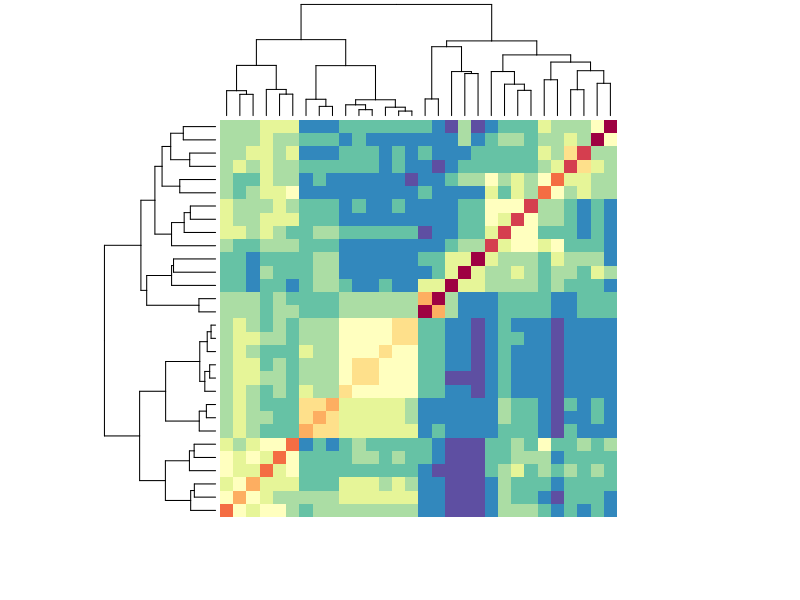
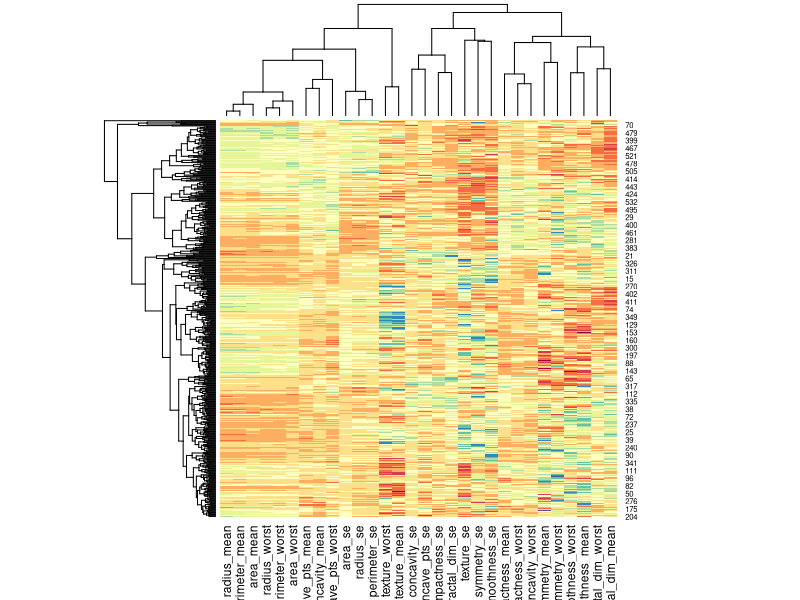
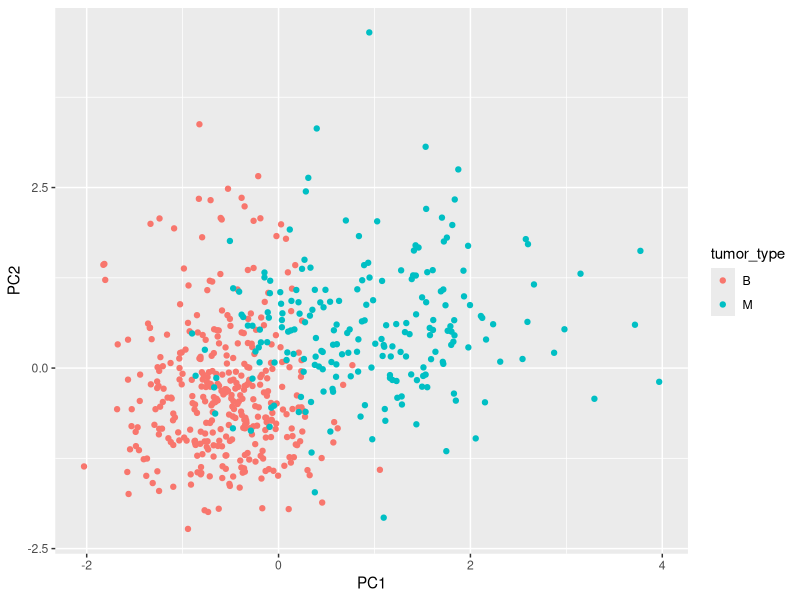
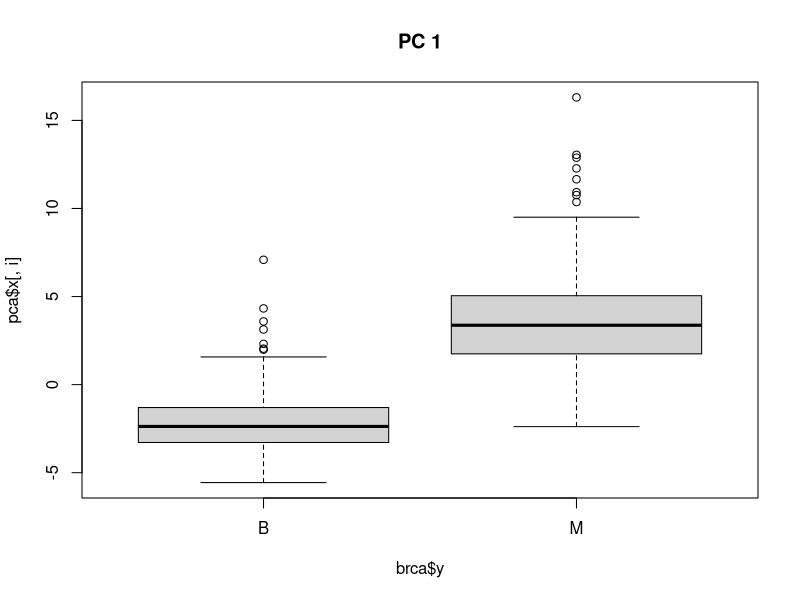
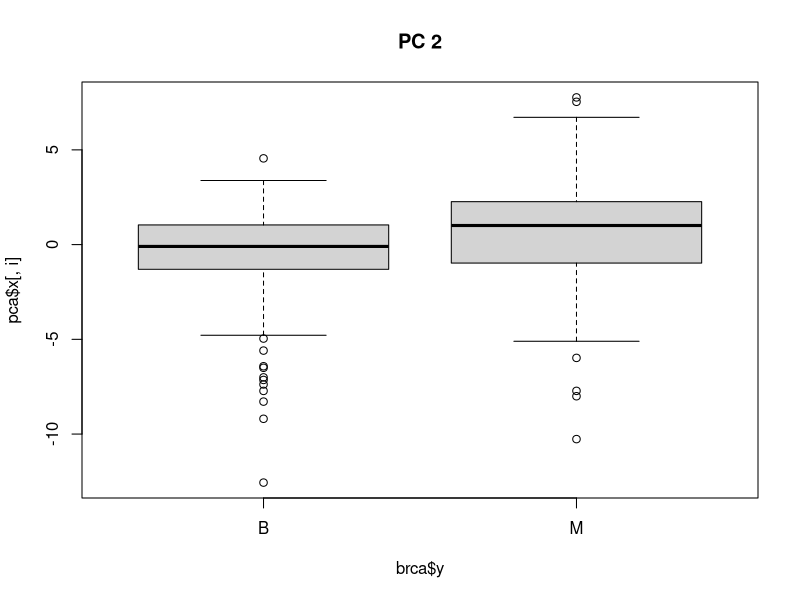
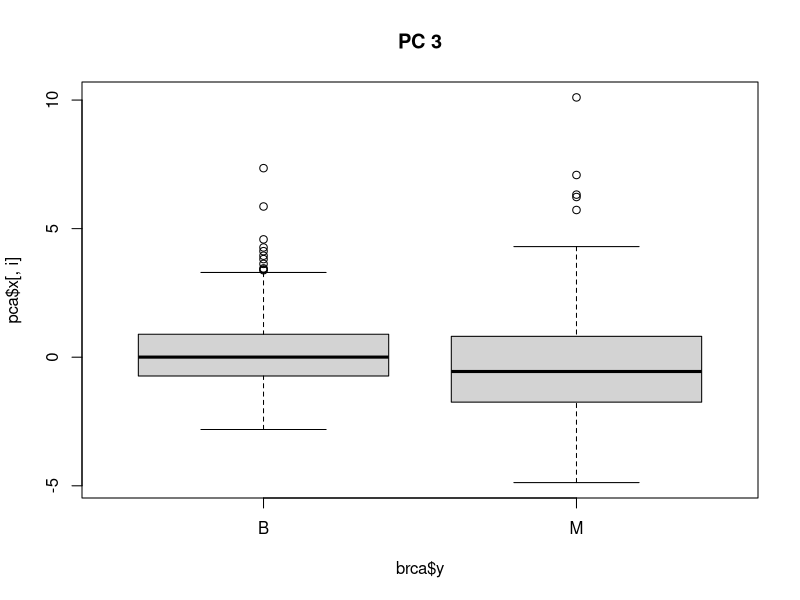
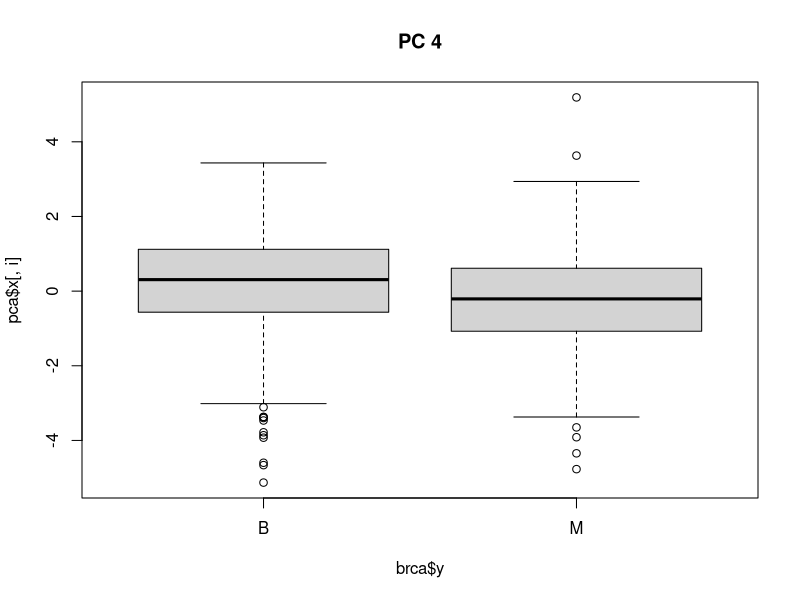
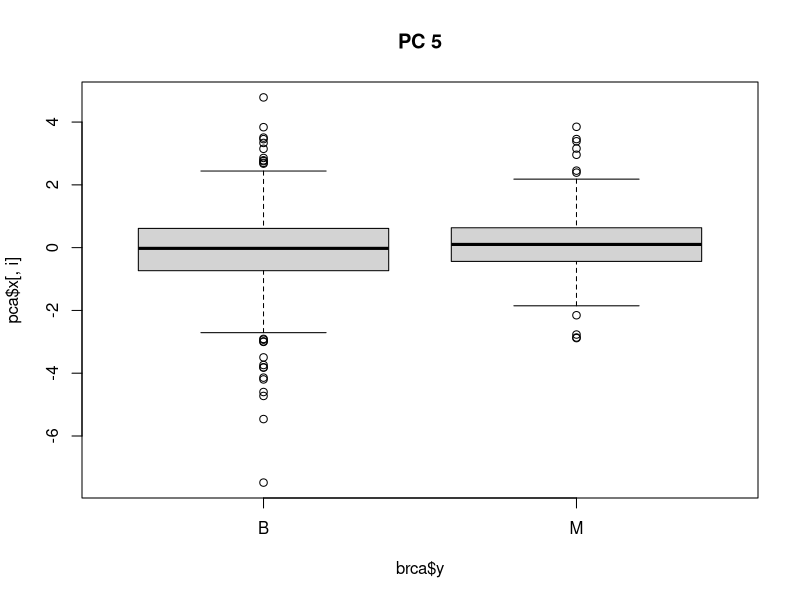

Generate these figures, in order, with R: (Note: this script raises an error after producing the figures.)
options(digits = 3)
library(matrixStats)
library(tidyverse)
library(caret)
library(dslabs)
data(brca)

names(brca$x[1,])
?brca

#Q1
nrow(brca$x)
ncol(brca$x)
mean(brca$y=="M")
which.max(colMeans(brca$x))
which.min(colSds(brca$x))

#Q2
x_scaled <- sweep(sweep(brca$x,2,colMeans(brca$x)),2,colSds(brca$x), FUN="/")
sd(x_scaled[,1])
median(x_scaled[,1])

#Q3
d <-dist(x_scaled)
d_mat <- as.matrix(d)

mean(d_mat[brca$y=="B",1])
mean(d_mat[brca$y=="M",1])

#Q4
h_1 <- hclust(dist(x_scaled))
h_2 <- hclust(dist(t(x_scaled)))

d_features <- dist(t(x_scaled))
heatmap(as.matrix(d_features), col = RColorBrewer::brewer.pal(11, "Spectral"),
        labRow = NA, labCol = NA)


heatmap(x_scaled, col = RColorBrewer::brewer.pal(11, "Spectral"))

#Q5
h_1 <- hclust(dist(x_scaled))
h_2 <- hclust(dist(t(x_scaled)))
groups <-cutree(h_2, k=5)
names(groups)[groups==5]
split(names(groups), groups)

#Q6
pca <-prcomp(x_scaled)
summary(pca)

#Q7
data.frame(PC1 =x_scaled[,1],PC2 =x_scaled[,2],tumor_type =brca$y) %>%
  ggplot(aes(PC1, PC2, col=tumor_type))+
  geom_point()

#Q8
for(i in 1:10){
  boxplot(pca$x[,i]~brca$y, main = paste("PC", i))
}

#answer
data.frame(type = brca$y, pca$x[,1:10]) %>%
  gather(key = "PC", value = "value", -type) %>%
  ggplot(aes(PC, value, fill = type)) +
  geom_boxplot()


data.frame(pca$x[,1:10] ,tumor_type =brca$y) %>%
  ggplot(aes(PC1:PC10,col=tumor_type))+
  geom_boxplot()

#Q9
set.seed(1, sample.kind = "Rounding")    # if using R 3.6 or later
test_index <- createDataPartition(brca$y, times = 1, p = 0.2, list = FALSE)
test_x <- x_scaled[test_index,]
test_y <- brca$y[test_index]
train_x <- x_scaled[-test_index,]
train_y <- brca$y[-test_index]

mean(test_y=="B")
mean(train_y=="B")

#Q10
k <- kmeans(train_x,centers =2 )

predict_kmeans <- function(x, k) {
  centers <- k$centers    # extract cluster centers
  # calculate distance to cluster centers
  distances <- sapply(1:nrow(x), function(i){
    apply(centers, 1, function(y) dist(rbind(x[i,], y)))
  })
  max.col(-t(distances))  # select cluster with min distance to center
}
pred_y <-predict_kmeans(test_x,k)

mean(pred_y==as.numeric(test_y))
as.numeric(test_y)

#answer
k <- kmeans(train_x, centers = 2)
kmeans_preds <- ifelse(predict_kmeans(test_x, k) == 1, "B", "M")
mean(kmeans_preds == test_y)

test_y[test_y=="B"] 
mean(kmeans_preds[test_y=="B"] =="B")
mean(kmeans_preds[test_y=="M"]=="M")

#answer
sensitivity(factor(kmeans_preds), test_y, positive = "B")

#Q11
glm <-train(train_x,train_y, method = "glm")
y_hat_glm <- predict(glm, test_x)

mean(test_y==y_hat_glm)

#Q12
lda <-train(train_x,train_y, method = "lda")
y_hat_lda <- predict(lda, test_x)
mean(test_y==y_hat_lda)

qda <-train(train_x,train_y, method = "qda")
y_hat_qda <- predict(qda, test_x)
mean(test_y==y_hat_qda)

#Q13
library(gam)
set.seed(5, sample.kind = "Rounding")

train_loess <-train(train_x,train_y, method = "gamLoess")
y_hat_loess <- predict(train_loess, test_x)
mean(test_y==y_hat_loess)

#Q14
set.seed(7, sample.kind = "Rounding")
train_knn <- train(train_x, train_y, method = "knn",
                   tuneGrid = data.frame(k = seq(3,21, 2)))

y_hat_knn <- predict(train_knn, test_x)
mean(test_y==y_hat_knn)
plot(train_knn)

#Q15
set.seed(9, sample.kind = "Rounding")
train_rf <- train(train_x, train_y, method = "rf",
                   tuneGrid = data.frame(mtry= c(3, 5, 7, 9)),
                   importance = TRUE)

y_hat_rf <- predict(train_rf, test_x)
mean(test_y==y_hat_rf)

#Q16

train_rf$results
d <- varImp(train_rf)

#Q17
models <- c("glm", "lda", "knn", "gamLoess", "qda", "rf", "kmeans")

train_kmeans <-train(train_x,train_y, method = "kmeans")
y_hat_glm <- predict(glm, test_x)

y_hat_kmeans <- factor(kmeans_preds)
ensemble <- cbind(y_hat_glm, 
          y_hat_kmeans, 
          y_hat_knn, 
          y_hat_lda, 
          y_hat_loess,
          y_hat_qda, 
          y_hat_rf) 

y_hat_ensemble <- ifelse(rowMeans(ensemble)>1.5,2,1)
mean(y_hat_ensemble==as.numeric(test_y))

#answer
ensemble <- cbind(glm = y_hat_glm == "B", lda = y_hat_lda == "B", qda = y_hat_qda == "B", loess = y_hat_loess == "B", rf = y_hat_rf == "B", knn = y_hat_knn == "B", kmeans = y_hat_kmeans == "B")
ensemble_preds <- ifelse(rowMeans(ensemble) > 0.5, "B", "M")
mean(ensemble_preds == test_y)

#Q17
ensemble <-mean(ensemble_preds==test_y)
glm <-mean(y_hat_glm ==test_y)
kmeans <-mean(y_hat_kmeans==test_y)
knn <-mean(y_hat_knn==test_y)
lda <-mean(y_hat_lda==test_y)
qda <-mean(y_hat_qda==test_y)
loess <-mean(y_hat_loess==test_y)
rf <-mean(y_hat_rf==test_y)

models <- c("Ensemble", "Logistic regression","K means","K nearest neighbors", "LDA", "QDA", "Loess", "Random forest")
accuracy <- c(mean(ensemble_preds==test_y),
              mean(y_hat_glm ==test_y),
              mean(y_hat_kmeans==test_y),
              mean(y_hat_knn==test_y),
              mean(y_hat_lda==test_y),
              mean(y_hat_qda==test_y),
              mean(y_hat_loess==test_y),
              mean(y_hat_rf==test_y))
data.frame(Model = models, Accuracy = accuracy)
